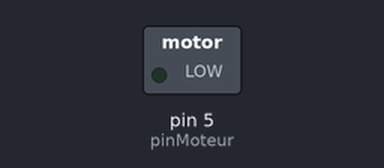
This sketch was run on a simulated Arduino Uno, built with avr-gcc and run on an emulated ATmega328P. On the bench: switched loads named in the sketch (green lamp = pin HIGH).

Above: at 0.1 s.
At 12.1 s:
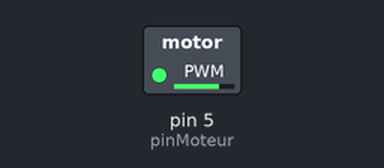
At 24.1 s:
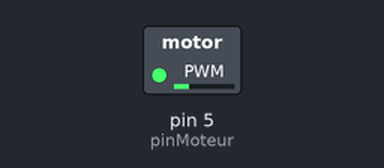
At 36.1 s:
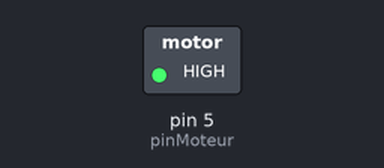
Timing chart, 0 to 40.0 s (numbered marks = the images above):
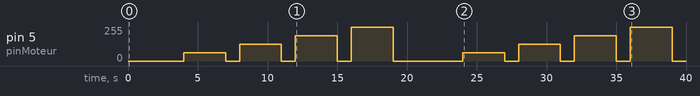

Measured:
- by itself, pin 5 (pinMoteur): 0/255 → 63/255 at 4.0 s, → 0/255 3.0 s later, → 127/255 1.0 s later, → 0/255 3.0 s later, … (16 changes in this stretch)

The sketch:

projet22.ino
```cpp
int pinMoteur = 5;

void setup()
{
    digitalWrite(pinMoteur, OUTPUT);
}

void loop()
{
    for (int i = 0; i <= 100; i += 25)
    {
        int vitesse = map(i, 0, 100, 0, 255);
        analogWrite(pinMoteur, vitesse);
        delay(3000);
        analogWrite(pinMoteur, 0);
        delay(1000);
    }
}
```
